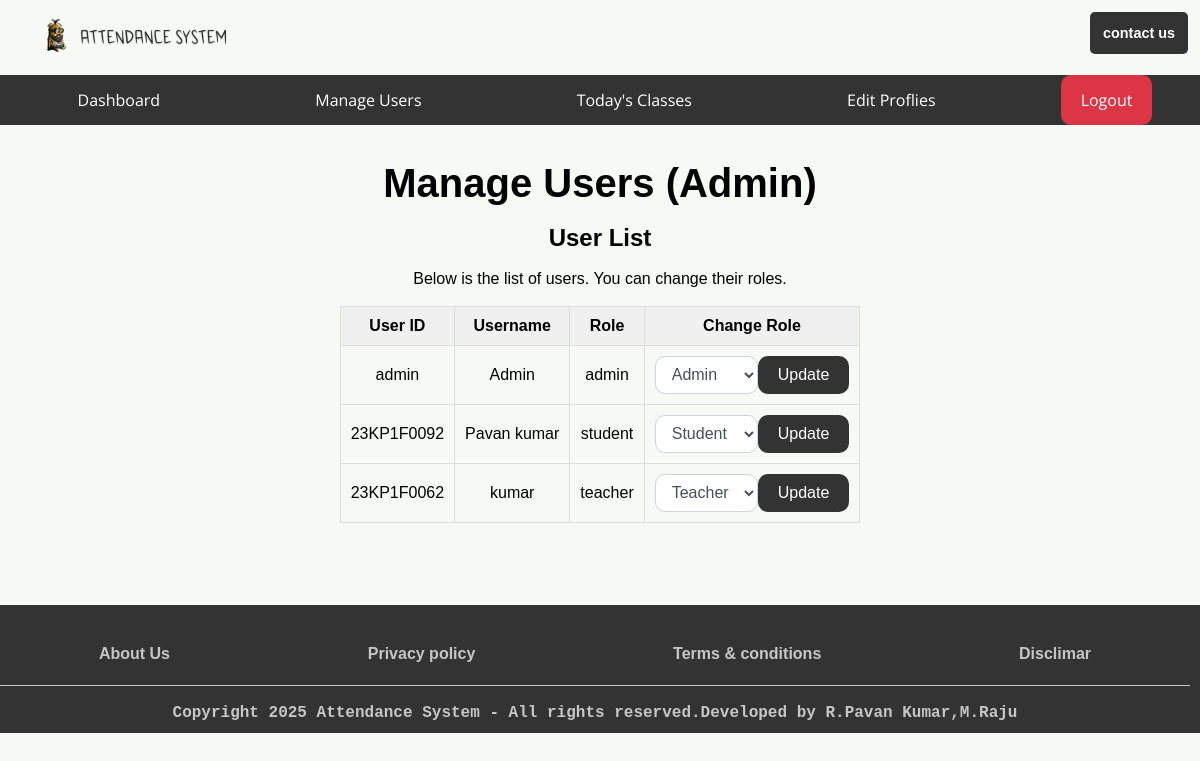
Before: /admin/manage_users (signed in) with the older database file.
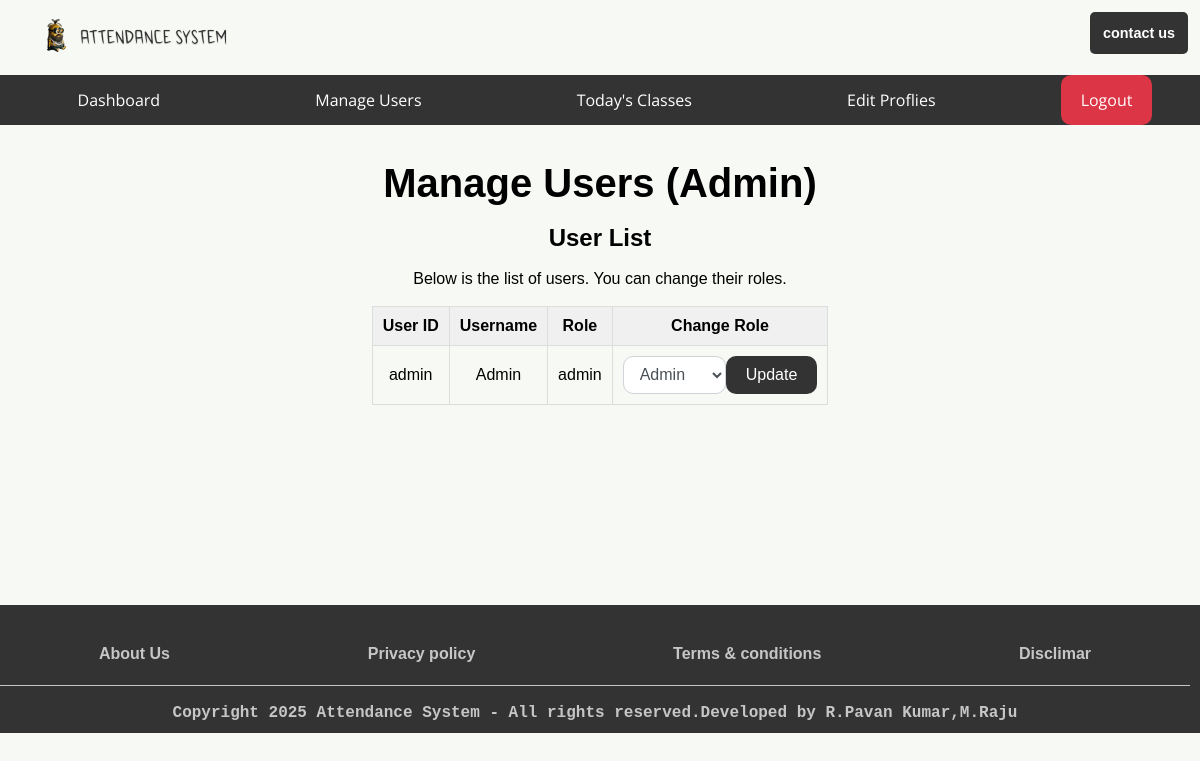
After: the same page with the newer database file.
### app.py (models this page shows, shortened)
class User(db.Model):
    userid = db.Column(db.String(10), primary_key=True, unique=True, nullable=False)
    username = db.Column(db.String(150), nullable=False)
    password_hash = db.Column(db.String(150), nullable=False)
    role = db.Column(db.String(50), nullable=False)

### app.py (the view, shortened to what this page needs)
@app.route('/admin/manage_users', methods=['GET', 'POST'])
@role_required('admin')
def manage_users():
    users = User.query.all()  # Get all users from the database
    return render_template('auth/dashboards/admin/manage_users.html', users=users)

### app.py (called while the page is built)
def role_required(role):
    def decorator(func):
        @wraps(func)
        def wrapper(*args, **kwargs):
            if 'username' not in session:
                return redirect(url_for('login'))
            user = User.query.filter_by(username=session['username']).first()
            if user.role != role:
                return redirect(url_for('index'))  # Redirect to the home page if unauthorized
            return func(*args, **kwargs)
        return wrapper
    return decorator

### templates/auth/dashboards/admin/manage_users.html (shortened to what this page needs)
{% extends 'base/base_admin.html' %}
{% block body %}
<main>
    <h1>Manage Users (Admin)</h1><br/>
    <h2>User List</h2><br/>
    <p>Below is the list of users. You can change their roles.</p><br/>
    <div style="overflow-x: scroll;">
    <table>
        <thead>
            <tr>
                <th>User ID</th>
                <th>Username</th>
                <th>Role</th>
                <th>Change Role</th>
            </tr>
        </thead>
        <tbody>
            {% if users %}
                {% for user in users %}
                    <tr>
                        <td>{{ user.userid }}</td>
                        <td>{{ user.username }}</td>
                        <td>{{ user.role }}</td>
                        <td>
                            <form class="role-form" action="{{ url_for('manage_users') }}" method="POST">
                                <select name="role" class="form-control">
                                    <option value="admin" {% if user.role == 'admin' %}selected{% endif %}>Admin</option>
                                    <option value="teacher" {% if user.role == 'teacher' %}selected{% endif %}>Teacher</option>
                                    <option value="student" {% if user.role == 'student' %}selected{% endif %}>Student</option>
                                </select>
                                <button type="submit" class="role-btn">Update</button>
                            </form>
                        </td>
                    </tr>
                {% endfor %}
            {% else %}
                <tr><td colspan="4">No users found.</td></tr>
            {% endif %}
        </tbody>
    </table>
</div>
</main>
{% endblock body %}

### templates/base/base_admin.html (shortened to what this page needs)
<!DOCTYPE html>
<html lang="en">
<head>
    <link href="{{ url_for('static', filename='styles/index.css') }}" rel="stylesheet">
</head>
<body>
    <div class="container">
        <header>
            <div>
                <img class="figure" src="{{ url_for('static', filename='assets/images/logo/attendance-system-high-resolution-logo-transparent.png') }}" alt="Attendance System logo" title="logo" />
            </div>
            <div class="addbtn">
               <a href="{{ url_for('maintenance') }}">contact us</a>
            </div>
        </header>
        <nav>
            <ul>
                <li class="hideOnMobile"><a href="/">Dashboard</a></li>
                <li class="hideOnMobile"><a href="{{ url_for('manage_users') }}">Manage Users</a></li>
                <li class="hideOnMobile"><a href="{{ url_for('maintenance') }}">Today's Classes</a></li>
                <li class="hideOnMobile"><a href="{{ url_for('maintenance') }}">Edit Proflies</a></li>
                <li class="hideOnMobile"><a href="{{ url_for('logout') }}" class="logout">Logout</a></li>
            </ul>
        </nav>
{% block body %}{% endblock body %}
        <footer>
            {% block footer %}
            <div id="footm">
            <ul>
                <li><a href="{{ url_for('maintenance') }}">About Us</a></li>
                <li><a href="{{ url_for('maintenance') }}">Privacy policy</a></li>
                <li><a href="{{ url_for('maintenance') }}">Terms & conditions</a></li>
                <li><a href="{{ url_for('maintenance') }}">Disclimar</a></li>
            </ul>
            </div>
            <div class="footcopy"><hr/><br/><strong>Copyright 2025 Attendance System - All rights reserved.Developed by R.Pavan Kumar,M.Raju</strong></div>
            {% endblock footer %}
        </footer>
    </div>
</body>
</html>

### static/styles/index.css (style rules this page uses)
* { background: #f7f9f4; font-family: 'Arial', sans-serif; margin: 0; padding: 0; box-sizing: border-box; font-size: 1rem; text-decoration: none; }
.container { display: flex; flex-wrap: wrap; }
header { display: flex; width: 100%; padding: 1%; align-items: space-evenly; justify-content: space-between; }
header .figure { min-width: 50px; max-width: 250px; min-height: 90%; display: inline-block; }
.addbtn a { background: #333; color: #fff; font-family: sans-serif; font-size: 0.9rem; font-weight: bold; border-radius: 5px; padding: 13px 13px; min-width: 10%; min-height: 10px; max-height: 40px; text-align: center; line-height: 3; }
nav { background: #333; width: 100%; position: sticky; top: 0px; z-index: 1; }
nav ul { width: 100%; list-style: none; display: flex; align-items: center; justify-content: space-around; background: transparent; }
nav ul li { background: transparent; height: 50px; }
nav ul li a { text-decoration: none; font-family: 'Open Sans', sans-serif; background: transparent; color: #ffffff; padding: 0 30px; height: 100%; display: flex; align-items: center; }
a { background: transparent; }
main { display: flex; justify-content: start; align-items: center; flex-direction: column; padding: 3% 0; width: 100%; min-height: 60vh; }
footer { background: #333; width: 100%; display: flex; align-items: space-around; justify-content: space-around; flex-wrap: wrap; padding: 5vh 10px 0 0; color: #ffffff; }
#footm { width: 100%; }
#footm ul { list-style:none; width:100%; display: flex; align-items: space-around; justify-content: space-around; flex-wrap: wrap; }
#footm ul li { list-style: none; font-size: 0.9em; color: #fffFFFB8; font-weight: bold; margin-bottom: 10px; }
#footm ul li a { color: #fffFFFB8; }
footer div, footer ul, footer ul li { background: transparent; }
.footcopy hr { color: #fffFFFB8; height: 1px; border-width: 0; background-color: #fffFFFB8; }
.footcopy, strong { all:unset; width: 100%; text-align: center; margin: 1% 0; font-family: 'Courier New', Courier, monospace; font-weight: bold; background: transparent; color: #fffFFFB8; }
a { text-decoration: none; }
a.logout { background-color: #dc3545; border-color: #dc3545; color: #fff; border-radius: 10px; padding: 10px 20px ; font-size: 16px; text-decoration: none; cursor: pointer; }
form { width: 300px; max-width: 500px; margin: 40px auto; padding: 20px; border: 1px solid #ddd; border-radius: 10px; box-shadow: 0 0 10px rgba(0, 0, 0, 0.1); }
table { margin: 0 auto; border-collapse: collapse; border-spacing: 0; width: 100%; border: 1px solid #ddd; }
th, td { border: 1px solid #ddd; padding: 10px; text-align: center; }
th { background-color: #f0f0f0; }
h1 { text-align: center; font-size: 2.5rem; }
h2 { text-align: center; font-size: 1.5rem; }
button.role-btn { background-color: #333; color: #fff; border: none; border-radius: 10px; padding: 10px 20px; font-size: 16px; flex-wrap: wrap; text-decoration: none; cursor: pointer; }
form.role-form { width: auto; max-width: auto; margin: 0 auto; padding: 0 0 0 0; border: none; border-radius: none; box-shadow: none; display: flex; }
.form-control { display: block; width: 100%; height: calc(1.5em + .75rem + 2px); padding: .375rem .75rem; font-size: 1rem; font-weight: 400; line-height: 1.5; color: #495057; background-color: #fff; background-clip: padding-box; border: 1px solid #ced4da; border-radius: 10px; transition: border-color .15sease-in-out, box-shadow .15sease-in-out; }

Changed rows visible on the page:
removed User: userid "23KP1F0092", username "Pavan kumar", role "student", role "Student"
removed User: userid "23KP1F0062", username "kumar", role "teacher", role "Teacher"
